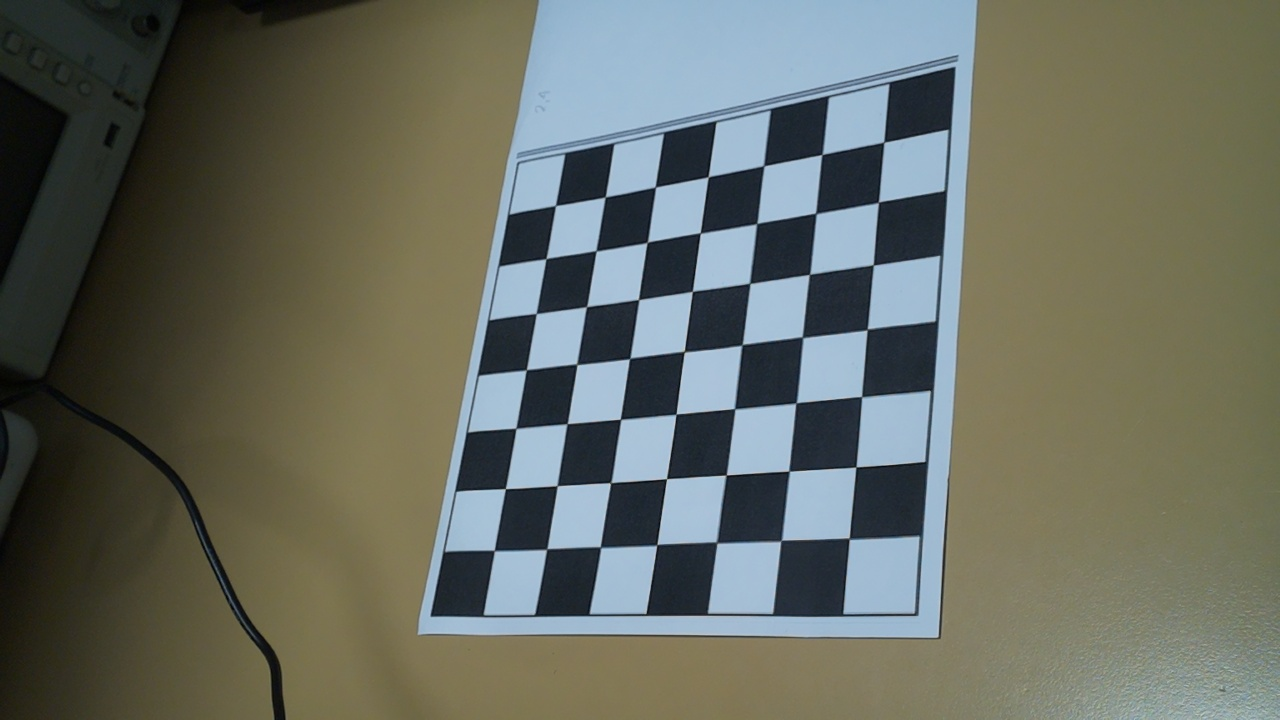
#> input picture fotos_calibracion/img0.jpg, 1280 x 720 px; its folder holds 4 pictures in this run
$ python calibrar_camara.py
#> lines starting #> are read from the running program, lines starting #| are printed output that depends on the picture; long printed decimals are rounded


from typing import List
import numpy as np
import imageio
import cv2
import copy
import glob
import os
from os.path import dirname, join


def load_images(filenames: List) -> List:
    return [imageio.imread(filename) for filename in filenames]
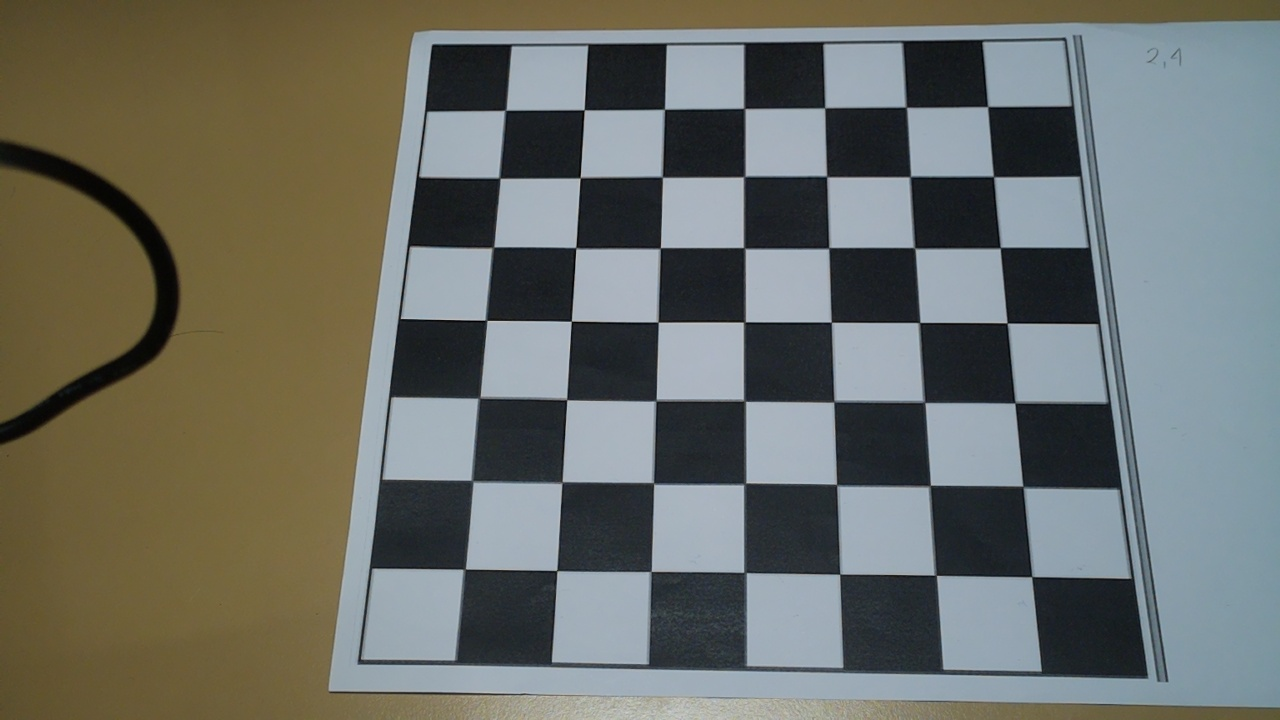
#> input picture fotos_calibracion/img1.jpg, 1280 x 720 px
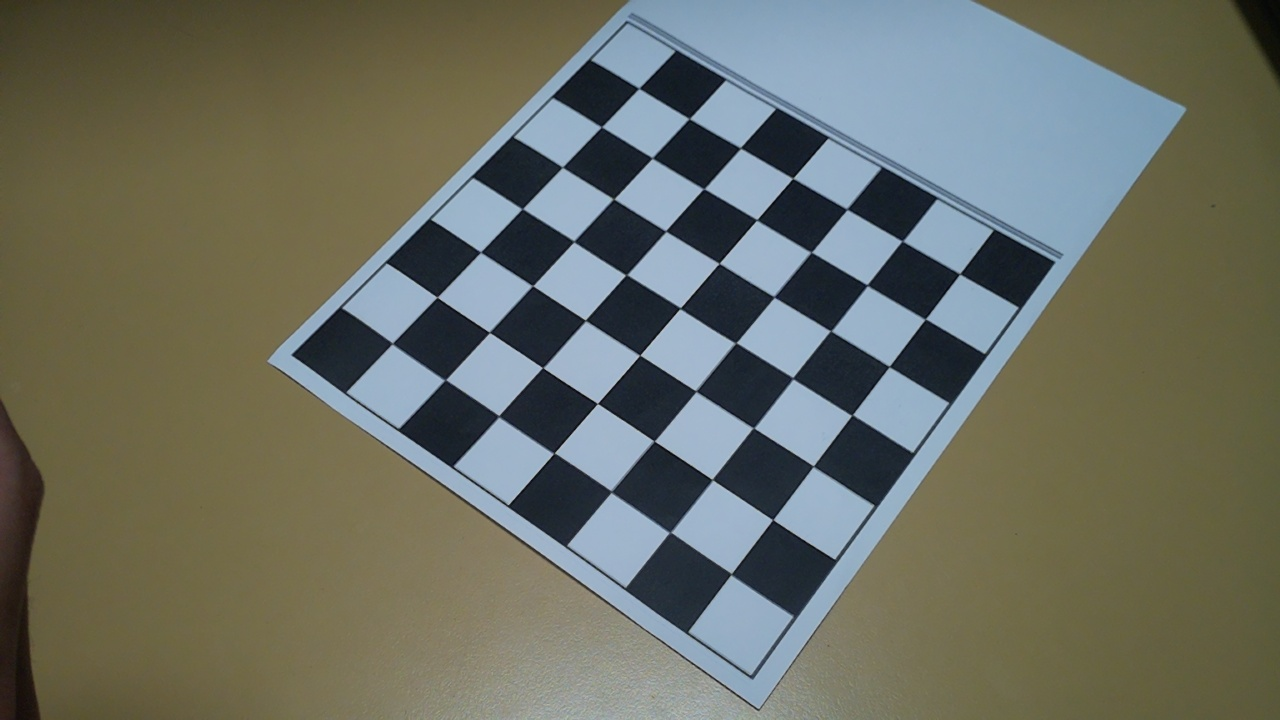
#> input picture fotos_calibracion/img10.jpg, 1280 x 720 px
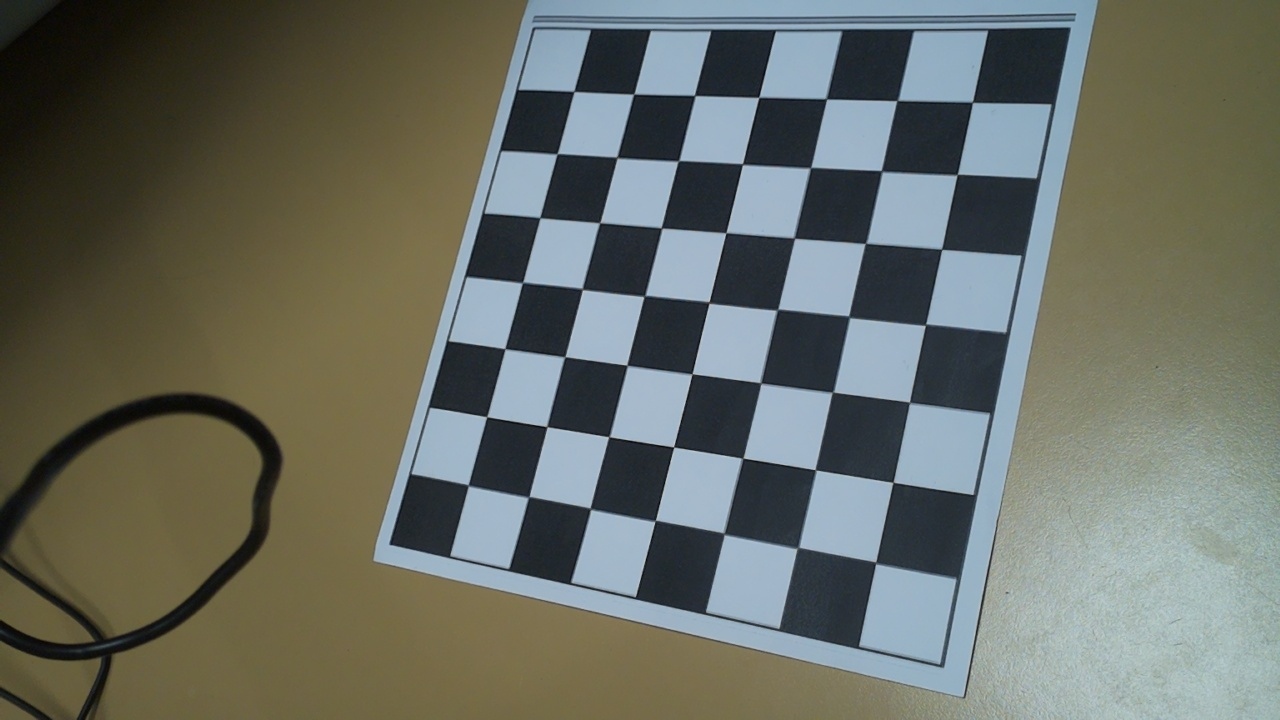
#> input picture fotos_calibracion/img11.jpg, 1280 x 720 px

path = join(os.getcwd(), "fotos_calibracion")
imgs_path = [join(path, f"{img_path}") for img_path in os.listdir(path)]
imgs = load_images(imgs_path)
#> imgs = 4 items

dim = (7,7)

corners = [cv2.findChessboardCorners(img, dim) for img in imgs]
#> corners = 4 items
corners_copy = copy.deepcopy(corners)
#> corners_copy = 4 items
criteria = (cv2.TERM_CRITERIA_EPS + cv2.TERM_CRITERIA_MAX_ITER, 30, 0.01)

# TODO To refine corner detections with cv2.cornerSubPix() you need to input grayscale images. Build a list containing grayscale images.
imgs_gray = [cv2.cvtColor(img, cv2.COLOR_BGR2GRAY) for img in imgs]
#> imgs_gray = 4 items
corners_refined = [cv2.cornerSubPix(i, cor[1], dim, (-1, -1), criteria) if cor[0] else [] for i, cor in zip(imgs_gray, corners_copy)]
#> corners_refined = 4 items

imgs_copy = copy.deepcopy(imgs)
#> imgs_copy = 4 items
draw_imgs = [cv2.drawChessboardCorners(i, dim, c[1], c[0]) for i, c in zip(imgs_copy, corners)]
#> draw_imgs = 4 items

def get_chessboard_points(chessboard_shape, dx, dy):
    rows, cols = chessboard_shape  # Number of corners in rows and columns
    # Create a grid of 3D points where z = 0 for all points
    points = np.zeros((rows * cols, 3), np.float32)
    # Fill the X and Y coordinates
    points[:, :2] = np.mgrid[0:cols, 0:rows].T.reshape(-1, 2) * [dx, dy]
    return points

chessboard_points = get_chessboard_points(dim, 30, 30)

valid_corners = [cor[1] for cor in corners if cor[0]]
#> valid_corners = 4 items
valid_corners = np.asarray(valid_corners, dtype=np.float32)

object_points = [chessboard_points for _ in valid_corners]
#> object_points = 4 items
image_size = imgs[0].shape[1::-1]  # Ancho x Alto
#> image_size = (1280, 720)

rms, intrinsics, dist_coeffs, rvecs, tvecs = cv2.calibrateCamera(
    object_points, valid_corners, image_size, None, None
)
#> rms = 0.609; intrinsics = [[1443, 0, 639.4], [0, 1452.7, 354.4], [0, 0, 1]]; dist_coeffs = [[0.0594, 0.139, -0.00571, -0.00263, -3.08]]; rvecs = ([0.137, 0.792, 1.52], [-0.413, -0.331, -1.52], [-0.525, 0.172, 0.625], [-0.707, -0.403, -2.84]); tvecs = ([107.5, -92.56, 636.6], [-56.19, 68.45, 464.3], [-0.185, -128.2, 706.2], [84.83, 74.42, 518.1])

# Obtain extrinsics
extrinsics = list(map(lambda rvec, tvec: np.hstack((cv2.Rodrigues(rvec)[0], tvec)), rvecs, tvecs))
#> extrinsics = 4 items

print("Intrinsics:\n", intrinsics)
#| Intrinsics:
#|  [[1.44304202e+03 0.00000000e+00 6.39421277e+02]
#|  [0.00000000e+00 1.45272980e+03 3.54380213e+02]
#|  [0.00000000e+00 0.00000000e+00 1.00000000e+00]]
print("Distortion coefficients:\n", dist_coeffs)
#| Distortion coefficients:
#|  [[ 5.94389999e-02  1.38829272e-01 -5.70520829e-03 -2.62515781e-03
#|   -3.08195410e+00]]
print("Root mean squared reprojection error:\n", rms)
#| Root mean squared reprojection error:
#|  0.6092
